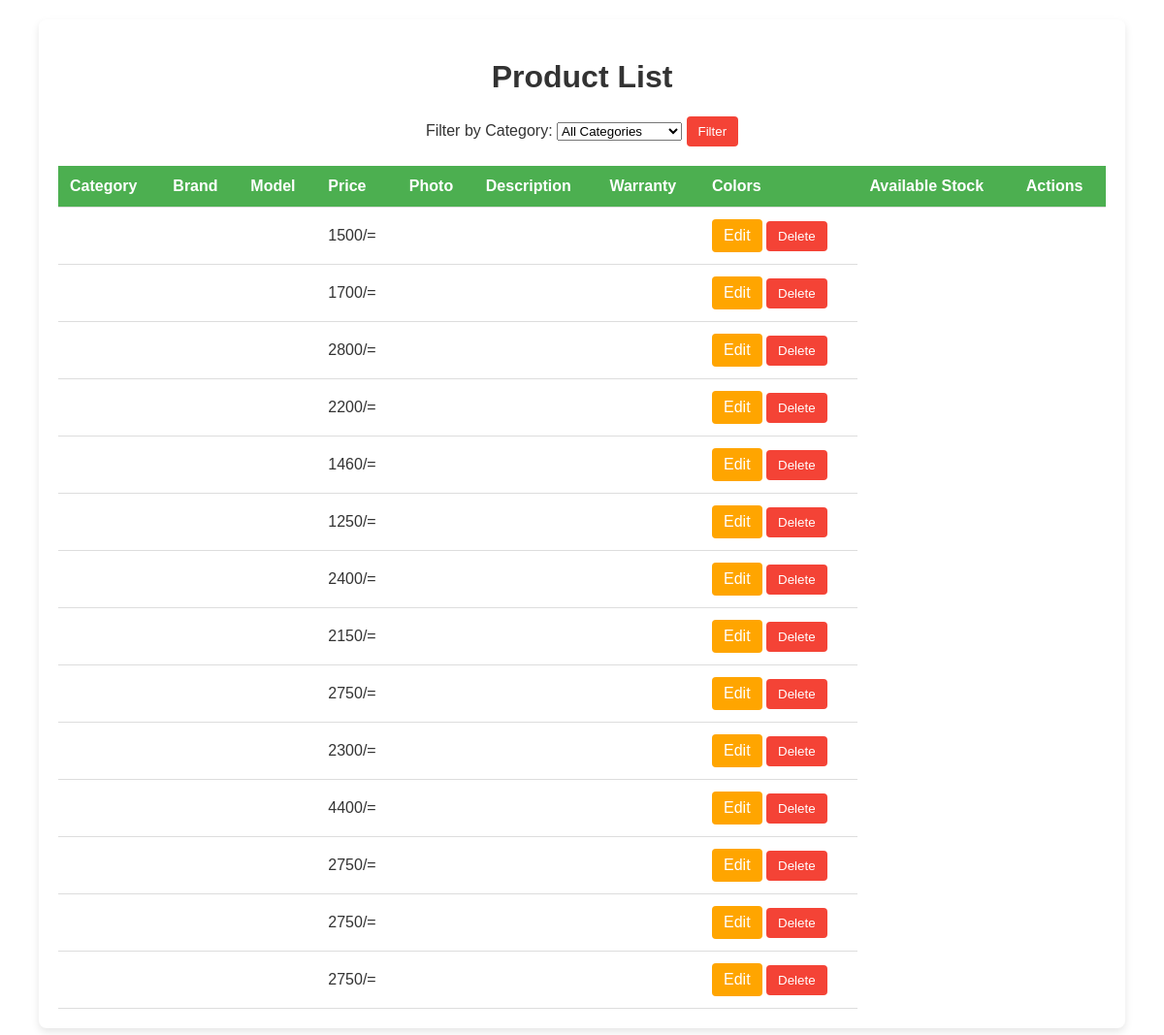
Screenshot of /functions/productview.php with the database file from the repository.
### tables this page shows
CREATE TABLE IF NOT EXISTS `products` (
  `pid` INT(3) ZEROFILL AUTO_INCREMENT,
  `prod_name` VARCHAR(255) DEFAULT NULL,
  `price` VARCHAR(15) DEFAULT NULL,
  `prod_type` VARCHAR(10) DEFAULT NULL,
  PRIMARY KEY (`pid`),
  FOREIGN KEY (prod_type) REFERENCES product_category(prod_type)
);

### functions/productview.php (the view, shortened to what this page needs)
<?php
include_once("../database/db_connect.php");
if (isset($_GET['category']) && $_GET['category'] != "") {
    $category_filter = $_GET['category'];
    $sql = "SELECT * FROM products WHERE category = ?";
    $stmt = $conn->prepare($sql);
    $stmt->bind_param("s", $category_filter);
    $stmt->execute();
    $result = $stmt->get_result();
} else {
    $sql = "SELECT * FROM products";
    $result = $conn->query($sql);
}
?>
<!DOCTYPE html>
<html lang="en">
<head>
</head>
<body>
    <div class="container">
        <h1>Product List</h1>
        <form action="" method="GET">
            <label for="category">Filter by Category:</label>
            <select name="category" id="category">
                <option value="">All Categories</option>
            </select>
            <input type='submit' class='btn btn-delete' value='Filter'>
        </form>
        <table>
            <thead>
                <tr>
                    <th>Category</th>
                    <th>Brand</th>
                    <th>Model</th>
                    <th>Price</th>
                    <th>Photo</th>
                    <th>Description</th>
                    <th>Warranty</th>
                    <th>Colors</th>
                    <th>Available Stock</th>
                    <th>Actions</th>
                </tr>
            </thead>
            <tbody>
                <?php
                if ($result->num_rows > 0) {
                    while ($row = $result->fetch_assoc()) {
                        echo "<tr>";
                        echo "<td>{$row['category']}</td>";
                        echo "<td>{$row['brand']}</td>";
                        echo "<td>{$row['model']}</td>";
                        echo "<td>{$row['price']}</td>";
                        echo "<td><img src='../uploads/{$row['photo']}' alt='{$row['model']}' style='width: 100px;'></td>";
                        echo "<td>{$row['description']}</td>";
                        echo "<td>{$row['colors']}</td>";
                        echo "<td>
                            <a href='editproduct.php?id={$row['id']}' class='btn btn-edit'>Edit</a>
                            <form action='' method='POST' style='display:inline;' onsubmit=\"return confirm('Are you sure you want to delete this product?');\">
                                <input type='hidden' name='delete_id' value='{$row['id']}'>
                                <input type='submit' class='btn btn-delete' value='Delete'>
                            </form>
                        </td>";
                        echo "</tr>";
                    }
                } else {
                    echo "<tr><td colspan='10'>No products found</td></tr>";
                }
                ?>
            </tbody>
        </table>
    </div>
</body>
</html>

### functions/productview.php (style rules this page uses)
body { font-family: Arial, sans-serif; background-image: url('../img/bgi.png'); background-size: cover; background-position: center; background-repeat: no-repeat; margin: 0; padding: 0; color: #333; }
.container { width: 90%; max-width: 1200px; margin: 20px auto; padding: 20px; background: #fff; border-radius: 8px; box-shadow: 0 4px 8px rgba(0, 0, 0, 0.1); }
h1 { text-align: center; color: #333; }
form { margin-bottom: 20px; text-align: center; }
table { width: 100%; border-collapse: collapse; }
th, td { padding: 12px; text-align: left; border-bottom: 1px solid #ddd; }
th { background-color: #4CAF50; color: white; }
.btn { display: inline-block; padding: 8px 12px; border: none; border-radius: 4px; color: #fff; cursor: pointer; text-align: center; text-decoration: none; }
.btn-edit { background-color: #ffa500; }
.btn-delete { background-color: #f44336; }

### rows the page displays
products: price "1500/="
products: price "1700/="
products: price "2800/="
products: price "2200/="
products: price "1460/="
products: price "1250/="
products: price "2400/="
products: price "2150/="
products: price "2750/="
products: price "2300/="
products: price "4400/="
products: price "2750/="
products: price "2750/="
products: price "2750/="
